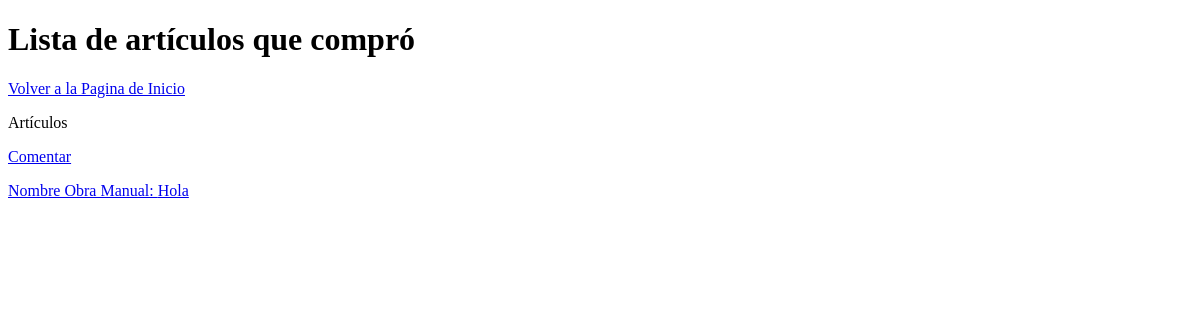
Before: /VistaComprados (signed in) with the older database file.
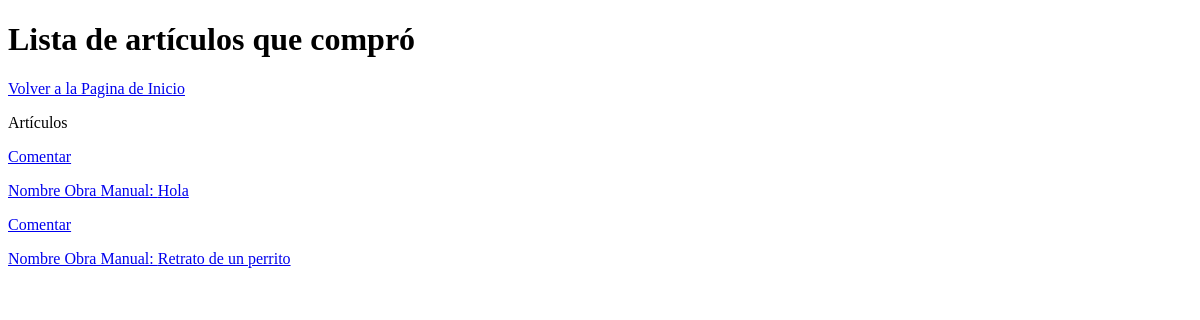
After: the same page with the newer database file.
### homePage/models.py (models this page shows, shortened)
class contenidoManualidad(models.Model):
	user=models.ForeignKey(User,on_delete=models.SET_NULL, null=True)
	title=models.CharField(max_length=50)
	existencias=models.IntegerField(default=0)
	descripcion=models.TextField(max_length=150)
	genero= models.ManyToManyField(GeneroManualidad)
	precioV=models.IntegerField(default=0)
	imagen=models.ImageField(upload_to='images/manualidades/covers/',default='images/manualidades/covers/default.jpg', null=True,blank=True )
	puntaje=models.DecimalField(max_digits=5, decimal_places=2, blank=True, null=True)
	canticomp=models.IntegerField(default=0)

### homePage/views.py (the view)
# urls.py: url(r'^VistaComprados$', views.comprados_view, name='ver comprados'),
@login_required(login_url='/')
def comprados_view(request):
	usuario= infousuario.objects.get(user = request.user)
	libros=[]
	manualidades=[]
	comprados =ArticulosComprados.objects.filter(usuario= infousuario.objects.get(user = request.user))
	for item in comprados:
		if( item.libro is not None):#Si es un libro
			libros.append(item.libro)
		if( item.manualidad is not None):#Si es un libro
			manualidades.append(item.manualidad)
	return render(request,'VistaComprados.html',{'libros':libros,'manualidades':manualidades})

### homePage/templates/VistaComprados.html (shortened to what this page needs)
<!DOCTYPE html>
<html>
<head>
</head>
<body>
<h1>Lista de artículos que compró</h1>
<a href="/HomePage">Volver a la Pagina de Inicio</a>
<p>Artículos </p>
{% for Manualidad in manualidades %}
<td><a href="Producto/ContenidoManualidad/Comentar/{{Manualidad.pk}}">Comentar</td>
<p>Nombre Obra Manual: {{Manualidad.title}}</p>
{%endfor%}
</body>
</html>

Changed rows visible on the page:
now on this page (row edited): contenidoManualidad: title "Retrato de un perrito"
